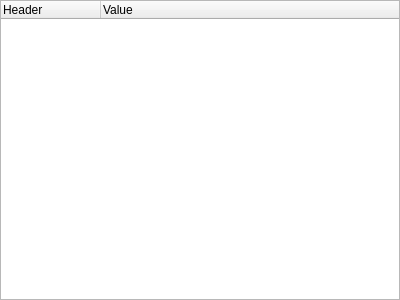
<?xml version="1.0" encoding="UTF-8"?>
<ui version="4.0">
 <class>ResponseHeadersView</class>
 <widget class="QWidget" name="ResponseHeadersView">
  <property name="geometry">
   <rect>
    <x>0</x>
    <y>0</y>
    <width>400</width>
    <height>300</height>
   </rect>
  </property>
  <property name="windowTitle">
   <string>Form</string>
  </property>
  <layout class="QVBoxLayout" name="verticalLayout">
   <property name="spacing">
    <number>0</number>
   </property>
   <property name="leftMargin">
    <number>0</number>
   </property>
   <property name="topMargin">
    <number>0</number>
   </property>
   <property name="rightMargin">
    <number>0</number>
   </property>
   <property name="bottomMargin">
    <number>0</number>
   </property>
   <item>
    <widget class="QTreeWidget" name="treeHeaders">
     <property name="showDropIndicator" stdset="0">
      <bool>false</bool>
     </property>
     <property name="alternatingRowColors">
      <bool>true</bool>
     </property>
     <column>
      <property name="text">
       <string>Header</string>
      </property>
     </column>
     <column>
      <property name="text">
       <string>Value</string>
      </property>
     </column>
    </widget>
   </item>
  </layout>
 </widget>
 <resources/>
 <connections/>
</ui>
